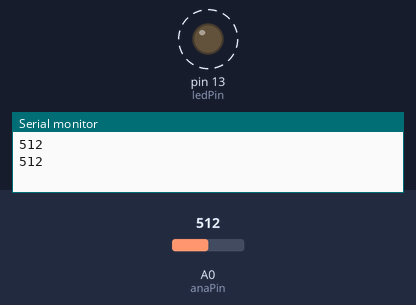
This sketch was run on a simulated Arduino Uno, built with avr-gcc and run on an emulated ATmega328P. On the bench: output pins drawn as LEDs (lit = HIGH), the last lines printed to the serial monitor. Dashed ring = blinking. The inputs (shaded band) are chosen by the test bench; at power-on: A0 (anaPin) = 512.

Above: at 1.8 s.
1.9 s: A0 (anaPin) set to 306
At 2.2 s:
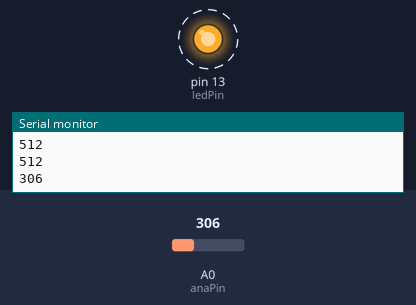
5.4 s: A0 (anaPin) set to 122
At 5.56 s:
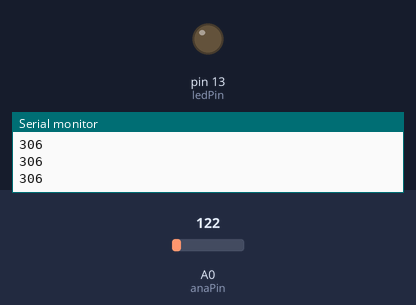
Timing chart, 0 to 14.9 s (numbered marks = the images above; inputs shaded):
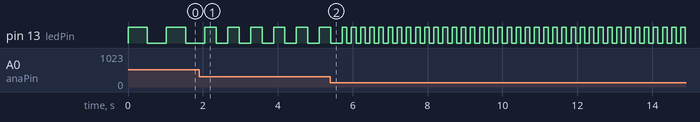

Measured:
- after the input at 1.9 s, pin 13 (ledPin): alternates HIGH for 0.31 s and LOW for 0.31 s, starting after 0.46 s
- by itself, pin 13 (ledPin): alternates HIGH for 0.51 s and LOW for 0.51 s

The sketch:

ex_5.ino
```cpp
int ledPin = 13;
int anaPin = A0;

void setup() {
  // put your setup code here, to run once:
  Serial.begin(9600);
  pinMode(ledPin, OUTPUT);
  pinMode(anaPin, INPUT);

}

void loop(){
  // put your main code here, to run repeatedly:
  int sensorValue = analogRead(A0);
  float voltage = sensorValue * (5.0 / 1023.0);
  Serial.println(sensorValue);

    digitalWrite(ledPin, HIGH);
    delay(sensorValue);
    digitalWrite(ledPin, LOW);
    delay(sensorValue);

 }
```
